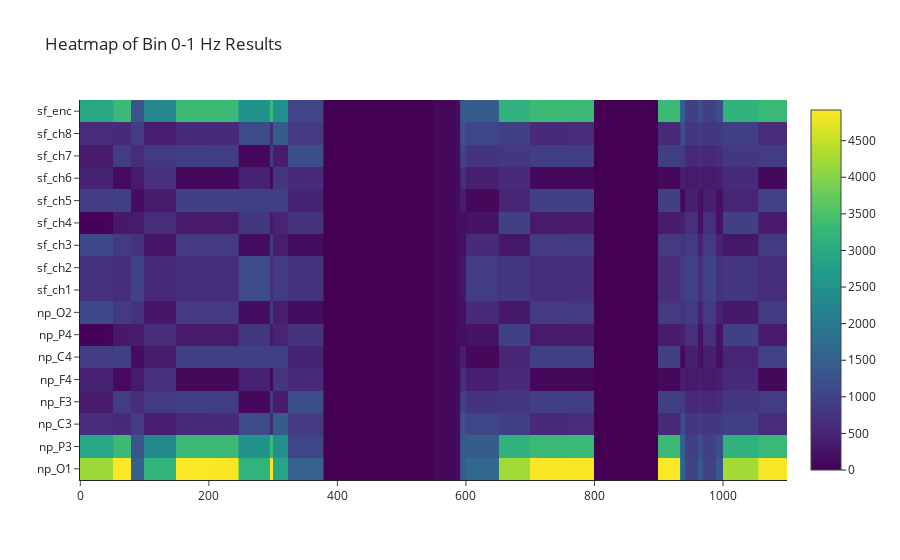

Source (notebook cell):
### Code cell
figs_bin_heatmaps[0].show()

### Figure 1 — Plotly figure (JSON) as saved in the notebook; plotly's stock layout.template omitted (floating-point values rounded to 4 significant figures; data arrays with more than 128 entries replaced by an {"elided": "..."} marker saying what was removed)
{"data": [{"type": "heatmap", "x": {"elided": "1100 int values"}, "y": ["np_O1", "np_P3", "np_C3", "np_F3", "np_F4", "np_C4", "np_P4", "np_O2", "sf_ch1", "sf_ch2", "sf_ch3", "sf_ch4", "sf_ch5", "sf_ch6", "sf_ch7", "sf_ch8", "sf_enc"], "z": {"elided": "17x1100 float values"}}], "layout": {"title": {"text": "Heatmap of Bin 0-1 Hz Results"}}}
